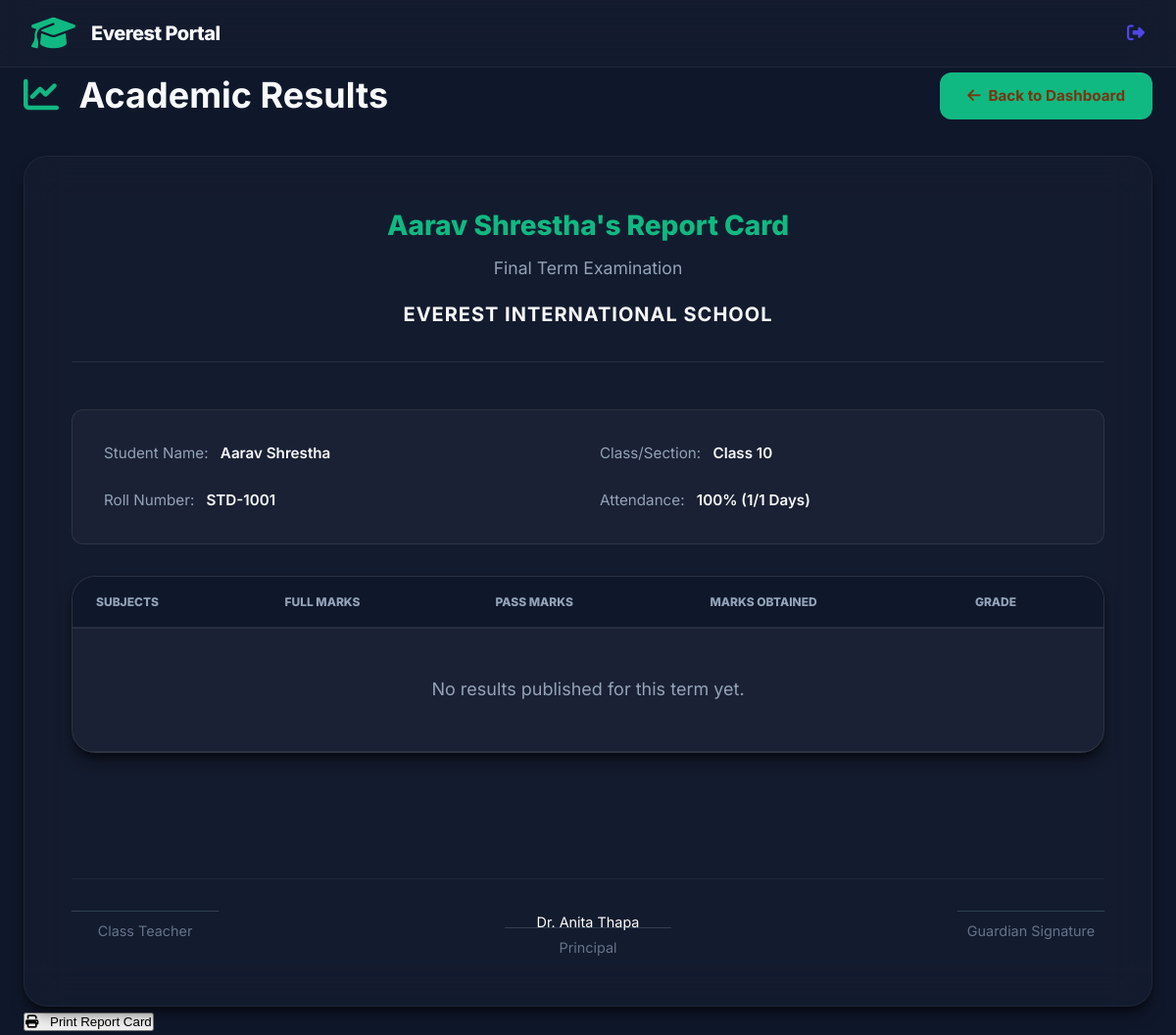
The app's page /portal_results.php (signed in) with its own data.
### tables this page shows
CREATE TABLE `students` (
  `id` int(11) NOT NULL AUTO_INCREMENT,
  `user_id` int(11) DEFAULT NULL,
  `roll_no` varchar(20) NOT NULL,
  `name` varchar(100) NOT NULL,
  `class_id` int(11) NOT NULL,
  `dob` date DEFAULT NULL,
  `parent_name` varchar(100) DEFAULT NULL,
  `parent_phone` varchar(20) DEFAULT NULL,
  `address` text DEFAULT NULL,
  PRIMARY KEY (`id`),
  UNIQUE KEY `roll_no` (`roll_no`),
  KEY `students_user_id_idx` (`user_id`),
  KEY `students_class_id_idx` (`class_id`),
  CONSTRAINT `fk_students_user` FOREIGN KEY (`user_id`) REFERENCES `users` (`id`) ON DELETE SET NULL,
  CONSTRAINT `fk_students_class` FOREIGN KEY (`class_id`) REFERENCES `classes` (`id`)
);

CREATE TABLE `classes` (
  `id` int(11) NOT NULL AUTO_INCREMENT,
  `class_name` varchar(50) NOT NULL,
  `stream` varchar(50) DEFAULT NULL,
  PRIMARY KEY (`id`)
);

### portal_results.php (the view, shortened to what this page needs)
<?php
require_once 'config/db.php';
$user_id = $_SESSION['user_id'];
$stmt = $pdo->prepare("SELECT s.*, c.class_name FROM students s JOIN classes c ON s.class_id = c.id WHERE s.user_id = ?");
$stmt->execute([$user_id]);
$student = $stmt->fetch();
$student_id = $student['id'];
$exam_term = $_GET['term'] ?? 'Final Term';
$stmt = $pdo->prepare("SELECT r.*, sub.subject_name FROM results r JOIN subjects sub ON r.subject_id = sub.id WHERE r.student_id = ? AND r.exam_term = ?");
$stmt->execute([$student_id, $exam_term]);
$results = $stmt->fetchAll();
$stmt = $pdo->prepare("SELECT COUNT(*) as total, SUM(CASE WHEN status='present' THEN 1 ELSE 0 END) as present FROM attendance WHERE student_id = ?");
$stmt->execute([$student_id]);
$attendance = $stmt->fetch();
$att_percent = ($attendance['total'] > 0) ? round(($attendance['present'] / $attendance['total']) * 100) : 0;
?>
<!DOCTYPE html>
<html lang="en">
<head>
    <link rel="stylesheet" href="https://cdnjs.cloudflare.com/ajax/libs/font-awesome/6.4.0/css/all.min.css">
    <link rel="stylesheet" href="css/style.css">
</head>
<body style="background: var(--bg-color); color: var(--text-main); transition: var(--transition);">
<nav class="portal-nav">
    <a href="portal_dashboard.php" class="portal-brand">
        <i class="fa-solid fa-graduation-cap fa-2x" style="color: var(--secondary);"></i>
        <h2>Everest Portal</h2>
    </a>
    <div class="user-menu">
        <a href="logout_portal.php" class="btn-logout"><i class="fa-solid fa-right-from-bracket"></i></a>
    </div>
</nav>
<div class="container">
    <div class="page-header" style="display: flex; justify-content: space-between; align-items: center; margin-bottom: 2rem;">
        <h1 style="color: var(--text-main);"><i class="fa-solid fa-chart-line" style="color: var(--secondary); margin-right: 0.75rem;"></i> Academic Results</h1>
        <a href="portal_dashboard.php" class="btn btn-secondary btn-sm"><i class="fa-solid fa-arrow-left"></i> Back to Dashboard</a>
    </div>
    <div class="glass-card" id="printableArea" style="padding: 3rem;">
        <div class="rc-header" style="text-align: center; margin-bottom: 3rem; border-bottom: 1px solid var(--border); padding-bottom: 2rem;">
            <h2 style="color: var(--secondary); font-size: 1.75rem; font-weight: 800; margin-bottom: 0.5rem;"><?php echo htmlspecialchars($student['name']); ?>'s Report Card</h2>
            <p style="color: var(--text-muted); font-size: 1.1rem;"><?php echo htmlspecialchars($exam_term); ?> Examination</p>
            <h3 style="margin-top: 1rem; font-size: 1.25rem; color: var(--text-main); letter-spacing: 0.05em;">EVEREST INTERNATIONAL SCHOOL</h3>
        </div>
        <div class="student-details">
            <div>Student Name: <span><?php echo htmlspecialchars($student['name']); ?></span></div>
            <div>Class/Section: <span><?php echo htmlspecialchars($student['class_name']); ?></span></div>
            <div>Roll Number: <span><?php echo htmlspecialchars($student['roll_no']); ?></span></div>
            <div>Attendance: <span><?php echo $att_percent; ?>% (<?php echo $attendance['present']; ?>/<?php echo $attendance['total']; ?> Days)</span></div>
        </div>
        <div class="premium-table-container" style="margin-bottom: 3rem;">
            <table class="premium-table">
                <thead>
                    <tr>
                        <th>Subjects</th>
                        <th>Full Marks</th>
                        <th>Pass Marks</th>
                        <th>Marks Obtained</th>
                        <th>Grade</th>
                    </tr>
                </thead>
                <tbody>
                    <?php if (empty($results)): ?>
                    <tr>
                        <td colspan="5" style="text-align: center; color: #94a3b8; padding: 3rem;">No results published for this term yet.</td>
                    </tr>
                    <?php endif; ?>
                </tbody>
            </table>
        </div>
        <div style="margin-top: 5rem; display: flex; justify-content: space-between; border-top: 1px solid rgba(255,255,255,0.05); padding-top: 2rem; color: #64748b; font-size: 0.9rem;">
            <div style="text-align: center;">
                <div style="border-bottom: 1px solid #334155; width: 150px; margin-bottom: 0.5rem;"></div>
                Class Teacher
            </div>
            <div style="text-align: center;">
                <div style="border-bottom: 1px solid #334155; width: 170px; margin-bottom: 0.5rem; height: 18px; color: white;">Dr. Anita Thapa</div>
                Principal
            </div>
            <div style="text-align: center;">
                <div style="border-bottom: 1px solid #334155; width: 150px; margin-bottom: 0.5rem;"></div>
                Guardian Signature
            </div>
        </div>
    </div>
    <button onclick="window.print()" class="print-btn"><i class="fa-solid fa-print" style="margin-right: 0.5rem;"></i> Print Report Card</button>
</div>
</body>
</html>

### css/style.css (style rules this page uses)
:root { --primary: #4f46e5; --primary-dark: #3730a3; --secondary: #10b981; --accent: #f59e0b; --danger: #ef4444; --font-brand: 'Outfit', sans-serif; --font-main: 'Inter', system-ui, -apple-system, sans-serif; --radius: 12px; --radius-lg: 24px; --transition: all 0.4s cubic-bezier(0.4, 0, 0.2, 1); --blur: blur(20px); --fs-xs: clamp(0.75rem, 0.7rem + 0.25vw, 0.875rem); --fs-sm: clamp(0.875rem, 0.8rem + 0.35vw, 1rem); --fs-base: clamp(1rem, 0.9rem + 0.5vw, 1.125rem); --fs-lg: clamp(1.125rem, 1rem + 0.65vw, 1.25rem); --fs-xl: clamp(1.25rem, 1.1rem + 0.8vw, 1.5rem); --fs-2xl: clamp(1.5rem, 1.3rem + 1vw, 2rem); --fs-3xl: clamp(2rem, 1.7rem + 1.5vw, 3.5rem); --fs-4xl: clamp(2.5rem, 2rem + 2.5vw, 5rem); }
:root, [data-theme="dark"] { --bg-color: #0f172a; --card-bg: rgba(255, 255, 255, 0.03); --text-main: #f8fafc; --text-muted: #94a3b8; --border: rgba(255, 255, 255, 0.08); --glass: rgba(255, 255, 255, 0.02); --glass-border: rgba(255, 255, 255, 0.05); --shadow: 0 10px 15px -3px rgba(0, 0, 0, 0.5), 0 4px 6px -2px rgba(0, 0, 0, 0.4); --header-grad: linear-gradient(135deg, #0f172a 0%, #1e293b 100%); --text-grad: linear-gradient(to bottom, #ffffff, #94a3b8); }
* { margin: 0; padding: 0; box-sizing: border-box; }
html { scroll-behavior: smooth; }
body { font-family: var(--font-main); background-color: var(--bg-color); color: var(--text-main); line-height: 1.6; overflow-x: hidden; font-size: var(--fs-base); }
a { text-decoration: none; color: var(--primary); transition: var(--transition); }
.glass-card { background: var(--glass); backdrop-filter: var(--blur); -webkit-backdrop-filter: var(--blur); border: 1px solid var(--glass-border); border-radius: var(--radius-lg); padding: 2.5rem; box-shadow: var(--shadow); transition: var(--transition); }
.premium-table-container { overflow-x: auto; border-radius: var(--radius-lg); border: 1px solid var(--border); background: var(--card-bg); box-shadow: var(--shadow); transition: var(--transition); }
.premium-table { width: 100%; border-collapse: collapse; }
.premium-table th { background: var(--bg-color); padding: 1rem 1.5rem; text-align: left; font-size: 0.75rem; font-weight: 800; text-transform: uppercase; color: var(--text-muted); border-bottom: 2px solid var(--border); transition: var(--transition); }
.premium-table td { padding: 1.25rem 1.5rem; border-bottom: 1px solid var(--border); color: var(--text-main); }
.container { width: 100%; max-width: 1280px; margin: 0 auto; padding: 0 1.5rem; }
.btn { display: inline-flex; align-items: center; gap: 0.5rem; padding: 0.75rem 1.75rem; border-radius: var(--radius); font-weight: 700; text-align: center; cursor: pointer; transition: var(--transition); border: none; font-size: 0.95rem; }
.btn-secondary { background: var(--secondary); color: #78350f; }

### portal_results.php (style rules this page uses)
.portal-nav { background: var(--glass); backdrop-filter: var(--blur); border-bottom: 1px solid var(--glass-border); padding: 1rem 2rem; display: flex; justify-content: space-between; align-items: center; position: sticky; top: 0; z-index: 1000; }
.portal-brand { display: flex; align-items: center;gap: 1rem;text-decoration: none;color: var(--text-main); }
.portal-brand h2 { font-size: 1.25rem;font-weight: 800;letter-spacing: -0.025em; }
.student-details { display: grid; grid-template-columns: 1fr 1fr; gap: 1.5rem; margin-bottom: 2rem; background: var(--card-bg); padding: 2rem; border-radius: 12px; border: 1px solid var(--border); }
.student-details div { font-size: 0.95rem; color: var(--text-muted); }
.student-details span { font-weight: 600; color: var(--text-main); margin-left: 0.5rem; }

### records on screen
students: name "Aarav Shrestha", class.class_name "Class 10", roll_no "STD-1001"

### other values on screen
$exam_term "Final Term"
$att_percent "100"
$attendance['present'] "1"
$attendance['total'] "1"
